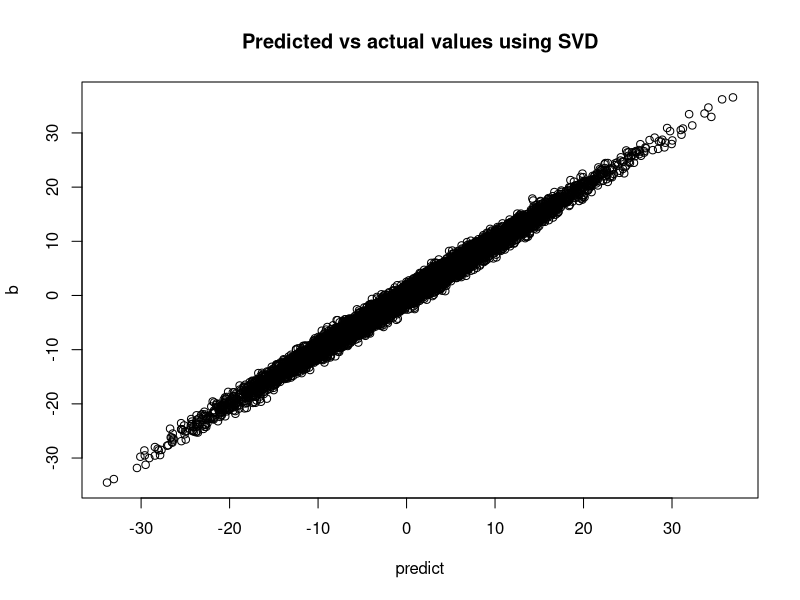
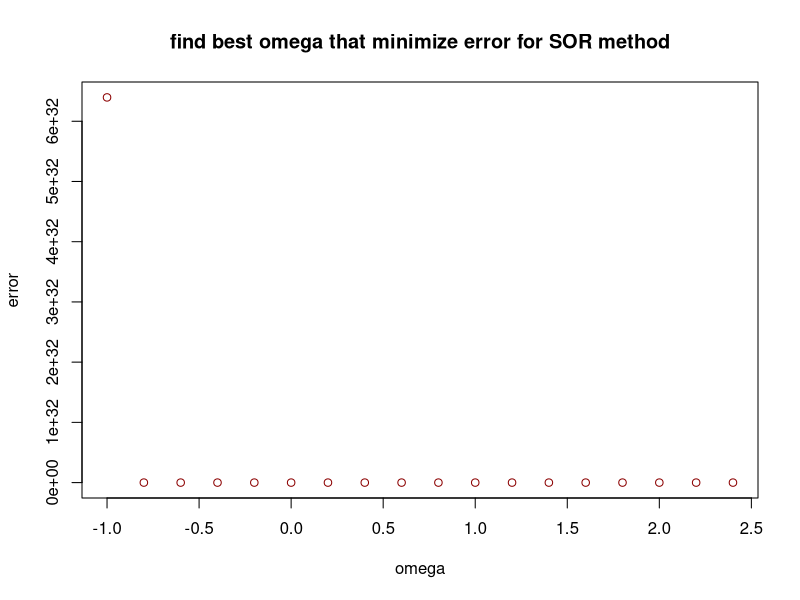
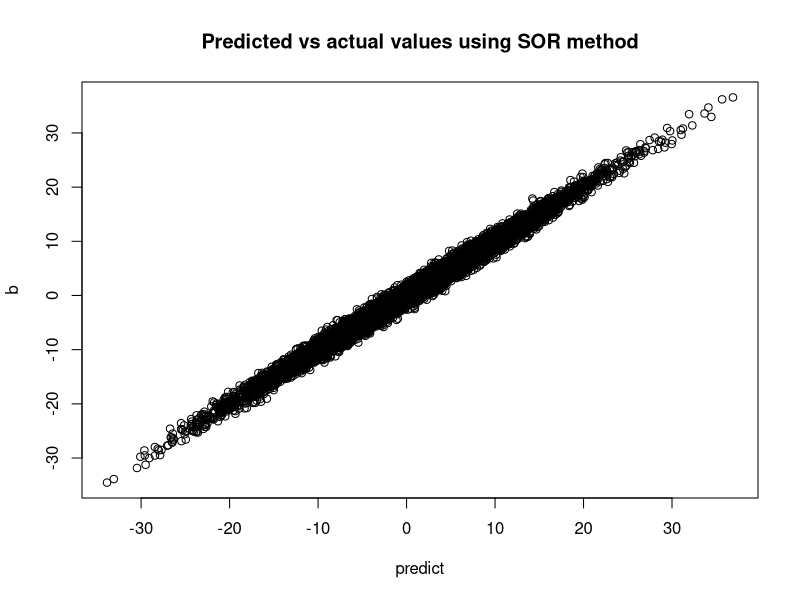
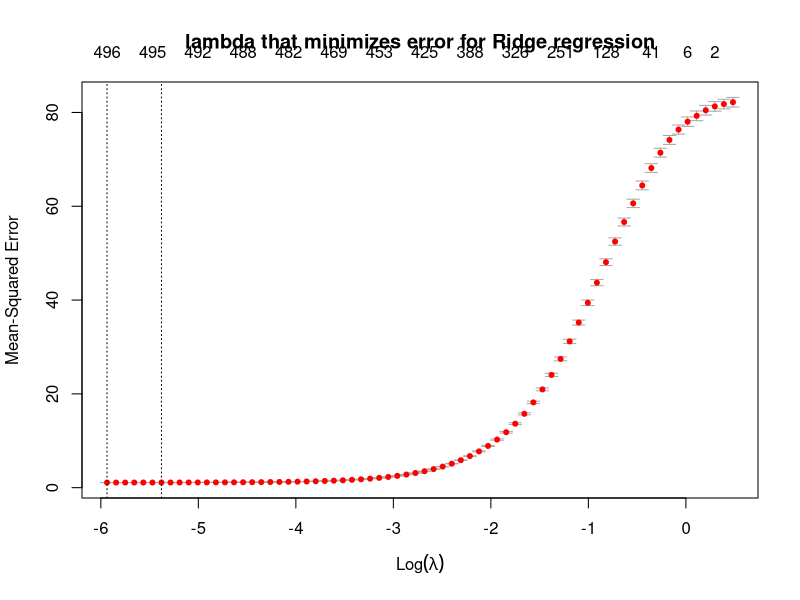
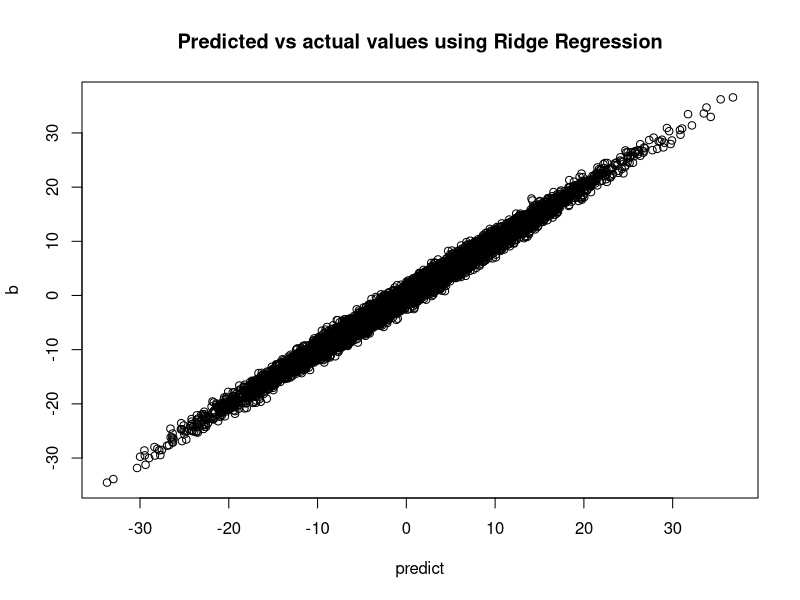

R code for these plots, in order:
## ---- chunk 1
#simulate data
m <- 10000
n <- 500

A <- matrix(rnorm(m * n), m, n)
iz <- sample(1:(m * n),
             size = m * n * 0.85,
             replace = FALSE)
A[iz] <- 0

beta <- rnorm(n)
b <- A %*% beta + rnorm(m)

#rank of matrix
rank <- qr(A)$rank

# Start the clock!
ptm <- proc.time()

svd.data <- svd(A)
result <- svd.data$v %*% diag(1/svd.data$d) %*% t(svd.data$u)
x <- round(result %*% b, digits=4)
## ---- chunk 2

proc.time() - ptm

predict <- A %*% x 
residuals <- b- A %*% x
## ---- chunk 3
(error <- mean(residuals^2))
plot(b ~ predict, main="Predicted vs actual values using SVD")

## ---- chunk 4
#function to implement SOR method. There wasn't any package in R that implements SOR.
SOR <- function(B, b, x0, iter, omega){
  
  B <- t(A) %*% A 
  D <- diag(diag(B))
  L <- B
  L[upper.tri(L, diag = TRUE)] <-0
  B[lower.tri(B, diag = TRUE)] <-0
  U <- B
  
  inv.dl <- solve(D+L)
  #x <- rep(0, iter)
  #x[1] <- x0
  x <- x0
  
  for (i in 1:(iter-1))
    x <- (1-omega)*x + omega* (inv.dl %*% (t(A) %*% b - U %*% x))
  
  return (x)
}

#sequence of omega's
omega <- seq(-1, 2.5, by=0.2)
error <- rep(0, length(omega))

# Start the clock!
ptm <- proc.time()

#find the best omega that minimizes error
for(i in 1:length(omega))
  {
  x <- SOR(A, b, x0= rep(0.2,500), iter=50, omega[i])
  residuals <- b- A %*% x
  error[i] <- round(mean(residuals^2), digits=3)
  }
## ---- chunk 5
proc.time() - ptm

plot(error~omega, main="find best omega that minimize error for SOR method", col = "dark red")
omega.position <- which.min(error)
## ---- chunk 6
(error <- min(error))

#using the best omega to get the predicted value and plotting the results
final.x <- SOR(A, b, x0= rep(0.2,500), iter=50, omega[omega.position])
predict <- A %*% final.x 
plot(b ~ predict, main="Predicted vs actual values using SOR method")
## ---- chunk 7
library(glmnet)
A <- Matrix(A, sparse=TRUE)

# Start the clock!
ptm <- proc.time()

fit = glmnet(x=A, y=b, alpha=0) # alpha=0 suggests ridge regression, there are other forms of constrained least squares too
cvfit = cv.glmnet(x=A,y=b)
plot(cvfit, main="lambda that minimizes error for Ridge regression")

## ---- chunk 8
proc.time() - ptm

predict <- predict(cvfit, newx = A, s = "lambda.min")
residuals <- b - predict
## ---- chunk 9
(error <- mean(residuals^2))
plot(b ~ predict, main="Predicted vs actual values using Ridge Regression")

